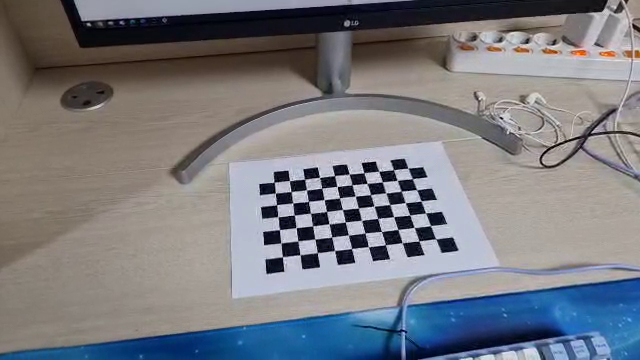
#> input picture frame 87 of camera.mp4, 640 x 360 px
$ jupyter execute --allow-errors Untitled.ipynb
#> lines starting #> are read from the running program, lines starting #| are printed output that depends on the picture; after the words box and inside, x2 and y2 are one past the last pixel; in counts of white or black regions, pixels touching at a corner belong together
[cell 1]
import numpy as np
import cv2 as cv

def select_img_from_video(input_file, board_pattern, wait_msec=10):
    # Open a video
#> called with input_file = 'camera.mp4', board_pattern = (10, 7), wait_msec = 10
    video = cv.VideoCapture(input_file)
    assert video.isOpened(), 'Cannot read the given input, ' + input_file

    # Select images
    img_select = []
    while True:
        # Grab an images from the video
        valid, img = video.read()
#> img is the input picture: shape (360, 640, 3); mean B, G, R 128, 122.4, 121.1
        if not valid:
            break
        # Show the image
        display = img.copy()
        cv.putText(display, f'NSelect: {len(img_select)}', (10, 25), cv.FONT_HERSHEY_DUPLEX, 0.6, (0, 255, 0))
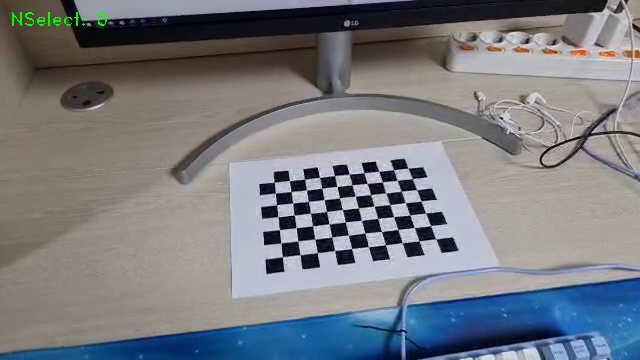
#> display: shape (360, 640, 3); 0.15% of pixels changed, all inside (x1, y1, x2, y2) = (12, 12, 107, 26)
        cv.imshow('Camera Calibration', display)

        # Process the key event
        key = cv.waitKey(wait_msec)
#> (key Esc is pressed here)
        if key == 27:                  # 'ESC' key: Exit (Complete image selection)
            break
        elif key == ord(' '):          # 'Space' key: Pause and show corners
            complete, pts = cv.findChessboardCorners(img, board_pattern)
            cv.drawChessboardCorners(display, board_pattern, pts, complete)
            cv.imshow('Camera Calibration', display)
            key = cv.waitKey()
            if key == 27: # ESC
                break
            elif key == ord('\r'):
                img_select.append(img) # 'Enter' key: Select the image

    cv.destroyAllWindows()
    return img_select

def calib_camera_from_chessboard(images, board_pattern, board_cellsize, K=None, dist_coeff=None, calib_flags=None):
    # Find 2D corner points from given images
    img_points = []
    for img in images:
        gray = cv.cvtColor(img, cv.COLOR_BGR2GRAY)
        complete, pts = cv.findChessboardCorners(gray, board_pattern)
        if complete:
            img_points.append(pts)
    assert len(img_points) > 0, 'There is no set of complete chessboard points!'

    # Prepare 3D points of the chess board
    obj_pts = [[c, r, 0] for r in range(board_pattern[1]) for c in range(board_pattern[0])]
    obj_points = [np.array(obj_pts, dtype=np.float32) * board_cellsize] * len(img_points) # Must be 'np.float32'

    # Calibrate the camera
    return cv.calibrateCamera(obj_points, img_points, gray.shape[::-1], K, dist_coeff, flags=calib_flags)


#> (the rest of this cell did not finish here and is left out)

[cell 2]
import numpy as np
import cv2 as cv

# The given video and calibration data
input_file = 'camera.mp4'
K = np.array([[508.98163886, 0, 308.60528522],
              [0,  500.87912124, 164.43847802],
              [0, 0, 1]])
dist_coeff = np.array([4.59282634e-02, 1.10172235e-01,-2.56248711e-04, -3.30348010e-03, -3.50814245e-01])

# Open a video
video = cv.VideoCapture(input_file)
assert video.isOpened(), 'Cannot read the given input, ' + input_file

# Run distortion correction
show_rectify = True
map1, map2 = None, None
while True:
    # Read an image from the video
    valid, img = video.read()
    if not valid:
        break

    # Rectify geometric distortion (Alternative: cv.undistort())
    info = "Original"
    if show_rectify:
        if map1 is None or map2 is None:
            map1, map2 = cv.initUndistortRectifyMap(K, dist_coeff, None, None, (img.shape[1], img.shape[0]), cv.CV_32FC1)
        img = cv.remap(img, map1, map2, interpolation=cv.INTER_LINEAR)
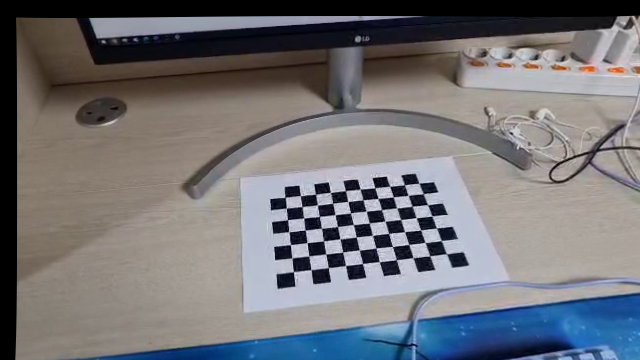
#> img: shape (360, 640, 3); mean B, G, R 118.5, 114.8, 115.2
        info = "Rectified"
    cv.putText(img, info, (10, 25), cv.FONT_HERSHEY_DUPLEX, 0.6, (0, 255, 0))
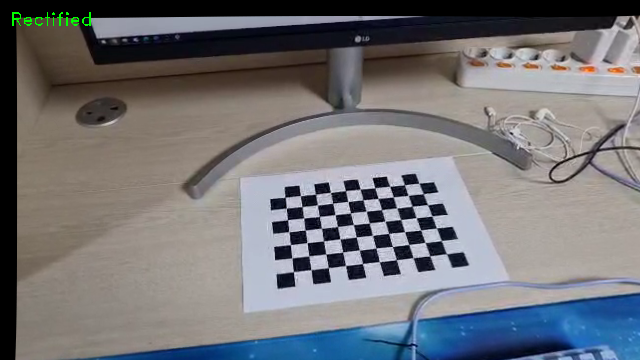
#> img: shape (360, 640, 3); 0.14% of pixels changed, all inside (x1, y1, x2, y2) = (12, 12, 91, 26)

    # Show the image and process the key event
    cv.imshow("Distortion Correction", img)
    key = cv.waitKey(10)
#> (key Esc is pressed here)
    if key == ord(' '):
        key = cv.waitKey()
    if key == 27: # ESC
        break
    elif key == ord('\t'):
        show_rectify = not show_rectify

video.release()
cv.destroyAllWindows()

$ run again, starting later in the video
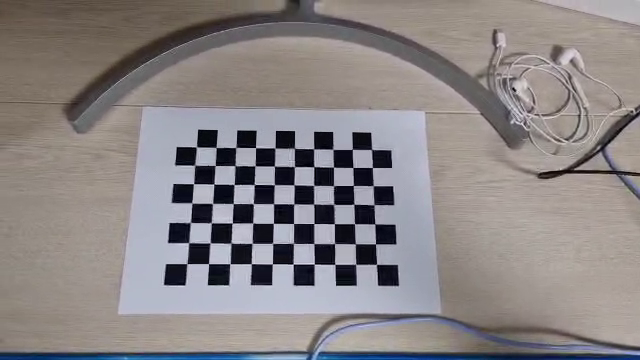
#> input picture frame 395 of camera.mp4, 640 x 360 px
#> in select_img_from_video, img is the input picture: shape (360, 640, 3); mean B, G, R 133.4, 132.8, 138.3
#> in select_img_from_video, `cv.putText(display, f'NSelect: {len(img_select)}', (10, 25), cv.FONT_H..`:
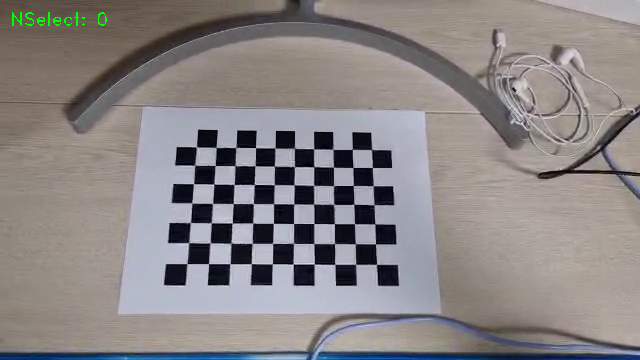
#> display: shape (360, 640, 3); 0.15% of pixels changed, all inside (x1, y1, x2, y2) = (12, 12, 107, 26)
#> `cv.putText(img, info, (10, 25), cv.FONT_HERSHEY_DUPLEX, 0.6, (0, 255, ..`:
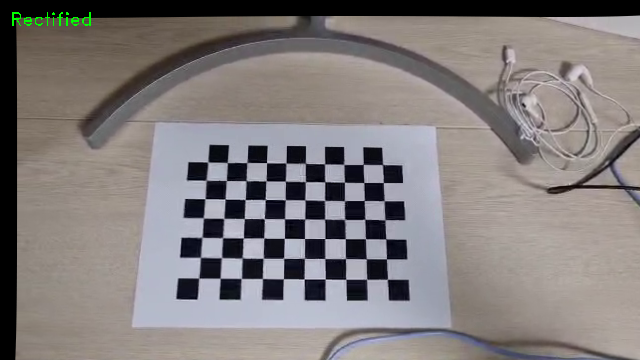
#> img: shape (360, 640, 3); mean B, G, R 124.2, 124.7, 130.1

$ run again, starting later in the video
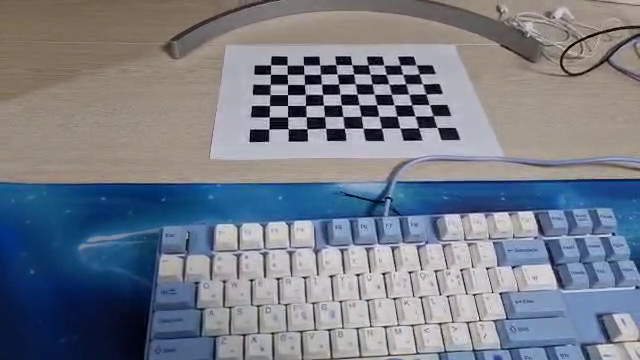
#> input picture frame 702 of camera.mp4, 640 x 360 px
#> in select_img_from_video, img is the input picture: shape (360, 640, 3); mean B, G, R 136.6, 124.6, 119.1
#> in select_img_from_video, `cv.putText(display, f'NSelect: {len(img_select)}', (10, 25), cv.FONT_H..`:
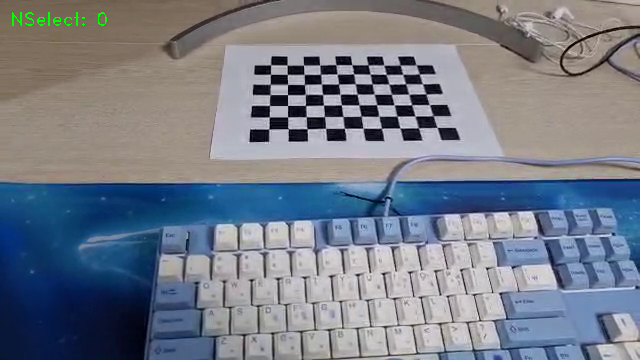
#> display: shape (360, 640, 3); 0.15% of pixels changed, all inside (x1, y1, x2, y2) = (12, 12, 107, 26)
#> `cv.putText(img, info, (10, 25), cv.FONT_HERSHEY_DUPLEX, 0.6, (0, 255, ..`:
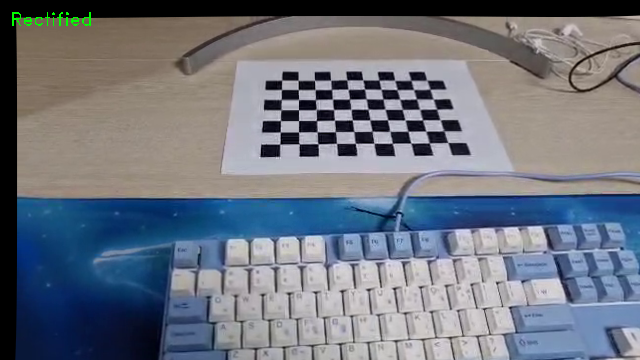
#> img: shape (360, 640, 3); mean B, G, R 127.2, 116.6, 111.3
